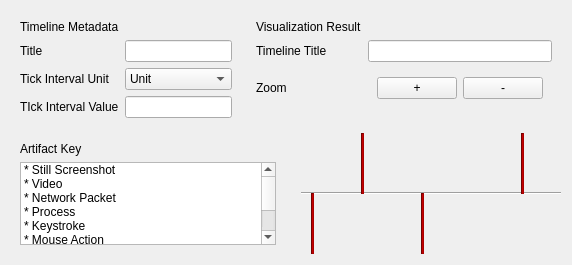
                      <widget class="QWidget" name="scrollAreaWidgetContents">
                       <property name="geometry">
                        <rect>
                         <x>0</x>
                         <y>0</y>
                         <width>572</width>
                         <height>265</height>
                        </rect>
                       </property>
                       <layout class="QGridLayout" name="gridLayout_6">
                        <item row="1" column="0" alignment="Qt::AlignTop">
                         <widget class="QFrame" name="timeline_footer">
                          <property name="frameShape">
                           <enum>QFrame::NoFrame</enum>
                          </property>
                          <property name="frameShadow">
                           <enum>QFrame::Plain</enum>
                          </property>
                          <layout class="QGridLayout" name="gridLayout_8">
                           <property name="leftMargin">
                            <number>0</number>
                           </property>
                           <property name="topMargin">
                            <number>0</number>
                           </property>
                           <property name="rightMargin">
                            <number>0</number>
                           </property>
                           <property name="bottomMargin">
                            <number>0</number>
                           </property>
                           <item row="0" column="0" alignment="Qt::AlignLeft">
                            <widget class="QFrame" name="timeline_legend">
                             <property name="frameShape">
                              <enum>QFrame::NoFrame</enum>
                             </property>
                             <property name="frameShadow">
                              <enum>QFrame::Raised</enum>
                             </property>
                             <layout class="QVBoxLayout" name="verticalLayout_2">
                              <item>
                               <widget class="QLabel" name="label_35">
                                <property name="text">
                                 <string>Artifact Key</string>
                                </property>
                               </widget>
                              </item>
                              <item>
                               <widget class="QListWidget" name="listWidget">
                                <item>
                                 <property name="text">
                                  <string>* Still Screenshot</string>
                                 </property>
                                </item>
                                <item>
                                 <property name="text">
                                  <string>* Video</string>
                                 </property>
                                </item>
                                <item>
                                 <property name="text">
                                  <string>* Network Packet</string>
                                 </property>
                                </item>
                                <item>
                                 <property name="text">
                                  <string>* Process</string>
                                 </property>
                                </item>
                                <item>
                                 <property name="text">
                                  <string>* Keystroke</string>
                                 </property>
                                </item>
                                <item>
                                 <property name="text">
                                  <string>* Mouse Action</string>
                                 </property>
                                </item>
                                <item>
                                 <property name="text">
                                  <string>* Window History</string>
                                 </property>
                                </item>
                                <item>
                                 <property name="text">
                                  <string>* System Call</string>
                                 </property>
                                </item>
                               </widget>
                              </item>
                             </layout>
                            </widget>
                           </item>
                           <item row="0" column="1">
                            <widget class="QFrame" name="frame_3">
                             <property name="frameShape">
                              <enum>QFrame::NoFrame</enum>
                             </property>
                             <property name="frameShadow">
                              <enum>QFrame::Plain</enum>
                             </property>
                             <widget class="Line" name="line">
                              <property name="geometry">
                               <rect>
                                <x>10</x>
                                <y>50</y>
                                <width>341</width>
                                <height>20</height>
                               </rect>
                              </property>
                              <property name="orientation">
                               <enum>Qt::Horizontal</enum>
                              </property>
                             </widget>
                             <widget class="Line" name="line_2">
                              <property name="geometry">
                               <rect>
                                <x>20</x>
                                <y>60</y>
                                <width>3</width>
                                <height>61</height>
                               </rect>
                              </property>
                              <property name="styleSheet">
                               <string notr="true">background-color: rgb(170, 0, 0);
border-color: rgb(170, 0, 0);</string>
                              </property>
                              <property name="orientation">
                               <enum>Qt::Vertical</enum>
                              </property>
                             </widget>
                             <widget class="Line" name="line_3">
                              <property name="geometry">
                               <rect>
                                <x>70</x>
                                <y>0</y>
                                <width>3</width>
                                <height>61</height>
                               </rect>
                              </property>
                              <property name="styleSheet">
                               <string notr="true">background-color: rgb(170, 0, 0);
border-color: rgb(170, 0, 0);</string>
                              </property>
                              <property name="orientation">
                               <enum>Qt::Vertical</enum>
                              </property>
                             </widget>
                             <widget class="Line" name="line_5">
                              <property name="geometry">
                               <rect>
                                <x>230</x>
                                <y>0</y>
                                <width>3</width>
                                <height>61</height>
                               </rect>
                              </property>
                              <property name="styleSheet">
                               <string notr="true">background-color: rgb(170, 0, 0);
border-color: rgb(170, 0, 0);</string>
                              </property>
                              <property name="orientation">
                               <enum>Qt::Vertical</enum>
                              </property>
                             </widget>
                             <widget class="Line" name="line_6">
                              <property name="geometry">
                               <rect>
                                <x>280</x>
                                <y>60</y>
                                <width>3</width>
                                <height>61</height>
                               </rect>
                              </property>
                              <property name="styleSheet">
                               <string notr="true">background-color: rgb(170, 0, 0);
border-color: rgb(170, 0, 0);</string>
                              </property>
                              <property name="orientation">
                               <enum>Qt::Vertical</enum>
                              </property>
                             </widget>
                             <widget class="Line" name="line_7">
                              <property name="geometry">
                               <rect>
                                <x>340</x>
                                <y>0</y>
                                <width>3</width>
                                <height>61</height>
                               </rect>
                              </property>
                              <property name="styleSheet">
                               <string notr="true">background-color: rgb(170, 0, 0);
border-color: rgb(170, 0, 0);</string>
                              </property>
                              <property name="orientation">
                               <enum>Qt::Vertical</enum>
                              </property>
                             </widget>
                             <widget class="Line" name="line_8">
                              <property name="geometry">
                               <rect>
                                <x>10</x>
                                <y>200</y>
                                <width>391</width>
                                <height>16</height>
                               </rect>
                              </property>
                              <property name="orientation">
                               <enum>Qt::Horizontal</enum>
                              </property>
                             </widget>
                             <widget class="Line" name="line_4">
                              <property name="geometry">
                               <rect>
                                <x>130</x>
                                <y>60</y>
                                <width>3</width>
                                <height>61</height>
                               </rect>
                              </property>
                              <property name="styleSheet">
                               <string notr="true">background-color: rgb(170, 0, 0);</string>
                              </property>
                              <property name="orientation">
                               <enum>Qt::Vertical</enum>
                              </property>
                             </widget>
                             <widget class="QLabel" name="label_36">
                              <property name="geometry">
                               <rect>
                                <x>10</x>
                                <y>230</y>
                                <width>61</width>
                                <height>16</height>
                               </rect>
                              </property>
                              <property name="text">
                               <string>9/11/2021</string>
                              </property>
                             </widget>
                             <widget class="QLabel" name="label_37">
                              <property name="geometry">
                               <rect>
                                <x>110</x>
                                <y>230</y>
                                <width>61</width>
                                <height>16</height>
                               </rect>
                              </property>
                              <property name="text">
                               <string>9/13/2021</string>
                              </property>
                             </widget>
                             <widget class="QLabel" name="label_38">
                              <property name="geometry">
                               <rect>
                                <x>210</x>
                                <y>230</y>
                                <width>61</width>
                                <height>16</height>
                               </rect>
                              </property>
                              <property name="text">
                               <string>9/15/2021</string>
                              </property>
                             </widget>
                             <widget class="QLabel" name="label_39">
                              <property name="geometry">
                               <rect>
                                <x>320</x>
                                <y>230</y>
                                <width>61</width>
                                <height>16</height>
                               </rect>
                              </property>
                              <property name="text">
                               <string>9/18/2021</string>
                              </property>
                             </widget>
                             <widget class="Line" name="line_9">
                              <property name="geometry">
                               <rect>
                                <x>20</x>
                                <y>200</y>
                                <width>16</width>
                                <height>21</height>
                               </rect>
                              </property>
                              <property name="orientation">
                               <enum>Qt::Vertical</enum>
                              </property>
                             </widget>
                             <widget class="Line" name="line_10">
                              <property name="geometry">
                               <rect>
                                <x>120</x>
                                <y>200</y>
                                <width>16</width>
                                <height>21</height>
                               </rect>
                              </property>
                              <property name="orientation">
                               <enum>Qt::Vertical</enum>
                              </property>
                             </widget>
                             <widget class="Line" name="line_11">
                              <property name="geometry">
                               <rect>
                                <x>220</x>
                                <y>200</y>
                                <width>16</width>
                                <height>21</height>
                               </rect>
                              </property>
                              <property name="orientation">
                               <enum>Qt::Vertical</enum>
                              </property>
                             </widget>
                             <widget class="Line" name="line_12">
                              <property name="geometry">
                               <rect>
                                <x>330</x>
                                <y>200</y>
                                <width>16</width>
                                <height>21</height>
                               </rect>
                              </property>
                              <property name="orientation">
                               <enum>Qt::Vertical</enum>
                              </property>
                             </widget>
                            </widget>
                           </item>
                          </layout>
                         </widget>
                        </item>
                        <item row="0" column="0" alignment="Qt::AlignTop">
                         <widget class="QFrame" name="timeline_header">
                          <property name="autoFillBackground">
                           <bool>false</bool>
                          </property>
                          <property name="frameShape">
                           <enum>QFrame::NoFrame</enum>
                          </property>
                          <property name="frameShadow">
                           <enum>QFrame::Plain</enum>
                          </property>
                          <layout class="QGridLayout" name="gridLayout_4">
                           <property name="leftMargin">
                            <number>0</number>
                           </property>
                           <property name="topMargin">
                            <number>0</number>
                           </property>
                           <property name="rightMargin">
                            <number>0</number>
                           </property>
                           <property name="bottomMargin">
                            <number>0</number>
                           </property>
                           <property name="horizontalSpacing">
                            <number>6</number>
                           </property>
                           <item row="0" column="0" alignment="Qt::AlignLeft">
                            <widget class="QFrame" name="timeline_metadata">
                             <property name="frameShape">
                              <enum>QFrame::NoFrame</enum>
                             </property>
                             <property name="frameShadow">
                              <enum>QFrame::Plain</enum>
                             </property>
                             <layout class="QGridLayout" name="gridLayout_7">
                              <item row="0" column="0">
                               <widget class="QLabel" name="label_31">
                                <property name="text">
                                 <string>Timeline Metadata</string>
                                </property>
                               </widget>
                              </item>
                              <item row="1" column="0">
                               <widget class="QLabel" name="label_32">
                                <property name="text">
                                 <string>Title</string>
                                </property>
                               </widget>
                              </item>
                              <item row="1" column="1">
                               <widget class="QLineEdit" name="lineEdit">
                                <property name="text">
                                 <string/>
                                </property>
                               </widget>
                              </item>
                              <item row="2" column="0">
                               <widget class="QLabel" name="label_33">
                                <property name="text">
                                 <string>Tick Interval Unit</string>
                                </property>
                               </widget>
                              </item>
                              <item row="2" column="1">
                               <widget class="QComboBox" name="comboBox">
                                <item>
                                 <property name="text">
                                  <string>Unit</string>
                                 </property>
                                </item>
                               </widget>
                              </item>
                              <item row="3" column="0">
                               <widget class="QLabel" name="label_34">
                                <property name="text">
                                 <string>TIck Interval Value</string>
                                </property>
                               </widget>
                              </item>
                              <item row="3" column="1">
                               <widget class="QLineEdit" name="lineEdit_2"/>
                              </item>
                             </layout>
                            </widget>
                           </item>
                           <item row="0" column="1" alignment="Qt::AlignLeft|Qt::AlignTop">
                            <widget class="QFrame" name="timeline_title">
                             <property name="frameShape">
                              <enum>QFrame::NoFrame</enum>
                             </property>
                             <property name="frameShadow">
                              <enum>QFrame::Raised</enum>
                             </property>
                             <layout class="QGridLayout" name="gridLayout_5">
                              <item row="0" column="0">
                               <widget class="QLabel" name="label_5">
                                <property name="text">
                                 <string>Visualization Result</string>
                                </property>
                               </widget>
                              </item>
                              <item row="1" column="0">
                               <widget class="QLabel" name="label_7">
                                <property name="text">
                                 <string>Timeline Title</string>
                                </property>
                               </widget>
                              </item>
                              <item row="1" column="1">
                               <widget class="QLineEdit" name="lineEdit_3"/>
                              </item>
                              <item row="2" column="1">
                               <widget class="QFrame" name="frame_2">
                                <property name="frameShape">
                                 <enum>QFrame::NoFrame</enum>
                                </property>
                                <property name="frameShadow">
                                 <enum>QFrame::Raised</enum>
                                </property>
                                <layout class="QHBoxLayout" name="horizontalLayout_3">
                                 <item>
                                  <widget class="QPushButton" name="pushButton_2">
                                   <property name="text">
                                    <string>+</string>
                                   </property>
                                  </widget>
                                 </item>
                                 <item>
                                  <widget class="QPushButton" name="pushButton_3">
                                   <property name="text">
                                    <string>-</string>
                                   </property>
                                  </widget>
                                 </item>
                                </layout>
                               </widget>
                              </item>
                              <item row="2" column="0">
                               <widget class="QLabel" name="label_40">
                                <property name="text">
                                 <string>Zoom</string>
                                </property>
                               </widget>
                              </item>
                             </layout>
                            </widget>
                           </item>
                          </layout>
                         </widget>
                        </item>
                       </layout>
                      </widget>
